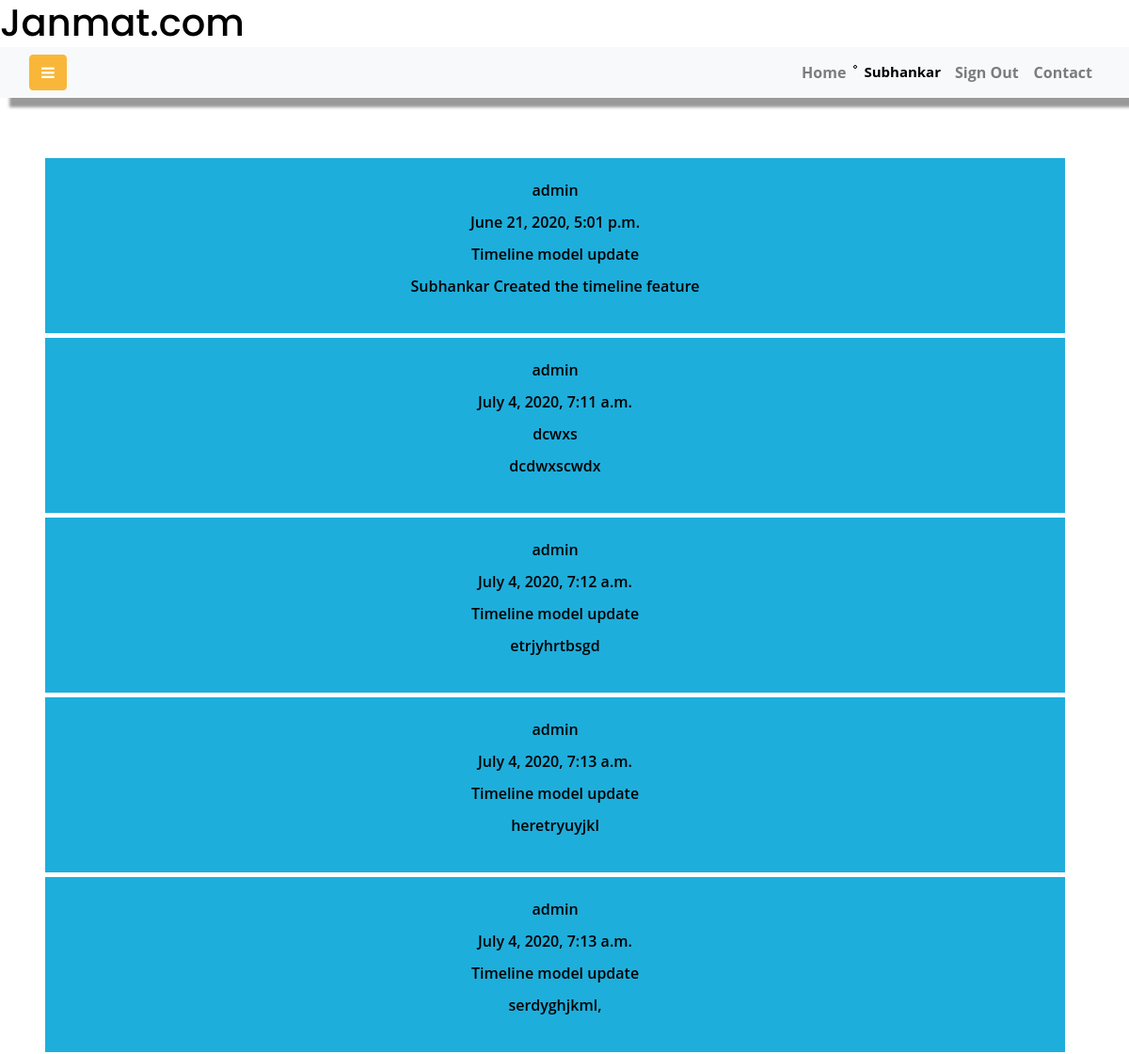
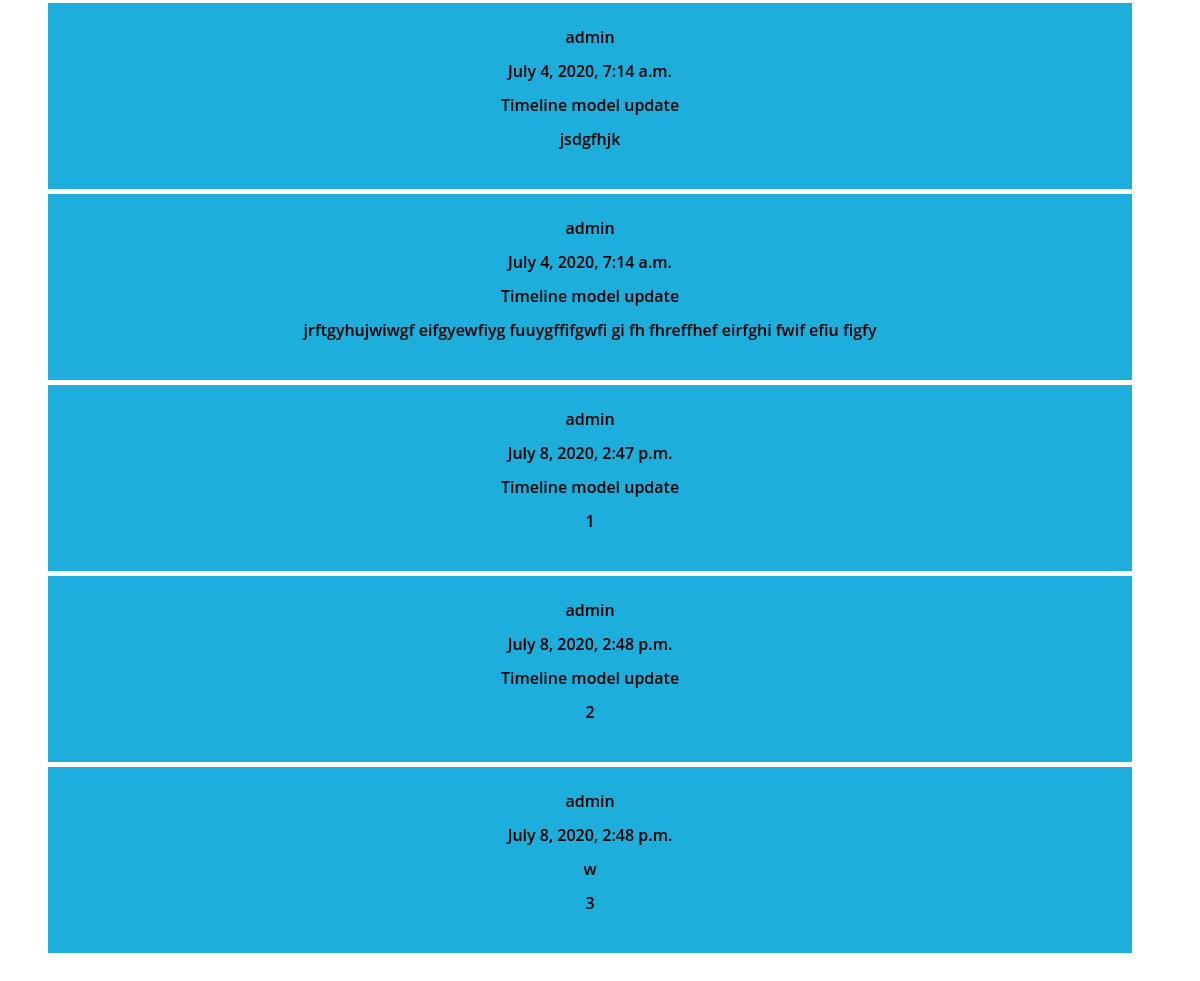
The app's page / (signed in) with its own data (2 pictures, top to bottom).
### jmat/models.py (models this page shows, shortened)
class Timeline(models.Model):
    user = models.ForeignKey(User, on_delete=models.CASCADE)
    date_time = models.DateTimeField(auto_now=True )  #This one works exact time of current
    news_header = models.CharField(max_length=500)
    news = models.TextField('Message Field')
    class Meta:
        db_table="Timeline"

### jmat/views.py (the view, shortened to what this page needs)
# urls.py: 2. Add a URL to urlpatterns:  path('', views.home, name='home')
def home(request):
    if request.method == 'GET':  # http://127.0.0.1:8000/
        context = chellenge_list_context(request)
        context.update(user_credential(request))
        return render(request, 'timeline.html', context=context)
    context = chellenge_list_context(request)
    context.update(user_credential(request))
    return render(request, 'timeline.html', context=context)

### jmat/views.py (called while the page is built)
def user_credential(request):
    if request.session.has_key('is_logged'):
        user = User.objects.get(username=request.session['username'])
        userProfile = UserProfile.objects.get(
            user=User.objects.get(username=user))
        firstName = user.first_name
        lastName = user.last_name
        profileImage = userProfile.profile_image
        if profileImage == "":
            profileImage = False
        user_context = {
            'user':   user,
            'userProfile':   userProfile,
            'firstName':   firstName,
            'lastName':   lastName,
            'profileImage':   profileImage
        }
        return user_context
    return {}

def chellenge_list_context(request):
    timeline = timelineOBJ(request)
    chellenge_list = Chellenge.objects.all()
    context = {
        'timeline': timeline,
        'chellenge_list':   chellenge_list,
    }
    return context

def timelineOBJ(request):
    timeline_obj = Timeline.objects.all()
    page = request.GET.get('page', 1)
    paginator = Paginator(timeline_obj, 10)
    try:
        timeline = paginator.page(page)
    except PageNotAnInteger:
        timeline = paginator.page(1)
    except EmptyPage:
        timeline = paginator.page(paginator.num_pages)
    return timeline

### jmat/templates/timeline.html (shortened to what this page needs)
{% extends 'base.html' %} {% load static %} {% block timeline %}
<div class="infinite-container" style="padding-left: 20px;">
  {% for content in timeline %}
  <div class="infinite-item">
    <p>{{ content.user }}</p>
    <p>{{ content.date_time }}</p>
    <p>{{ content.news_header }}</p>
    <p>{{ content.news }}</p>
  </div>
  {% endfor %}
</div>
 {% endblock %}

### jmat/templates/base.html (shortened to what this page needs)
<!DOCTYPE html>
{% load static %}
<html lang="en">
  <head>
    <link
      rel="stylesheet"
      href="https://stackpath.bootstrapcdn.com/font-awesome/4.7.0/css/font-awesome.min.css"
    />
    <link rel="stylesheet" href="{% static 'css/style.css' %}" />
    <link
      rel="stylesheet"
      href="https://stackpath.bootstrapcdn.com/bootstrap/4.5.0/css/bootstrap.min.css"
    />
    <link rel="stylesheet" href="{% static 'signIn/css/style.css' %}">
  </head>
  <body
    style="
        background: url('{% static 'img/bg1.jpg' %}');
      background-size: cover;
      background-repeat: no-repeat;
      background-attachment: fixed;
    "
  >
    <div class="wrapper d-flex align-items-stretch">
      <div class="fixed-top d-flex bg-white">
        <header><h1>Janmat.com</h1></header>
      </div>
      <div id="content" class="p-4 p-md-5" style="margin-top: 120px;">
        <nav
          class="navbar fixed-top navbar-expand-lg navbar-light bg-light"
          style="margin-top: 50px;"
        >
          <div class="container-fluid">
            <button type="button" id="sidebarCollapse" class="btn btn-primary">
              <i class="fa fa-bars"></i>
            </button>
            <div class="collapse navbar-collapse" id="navbarSupportedContent">
              <ul class="nav navbar-nav ml-auto">
                <li class="nav-item">
                  <a class="nav-link" href="/">Home</a>
                </li>
                {% if user.is_authenticated %}
              <li class="nav-item">
                {% if profileImage == "False" %}
                <img src="{% static 'img/pi.jpg' %}" alt="no pic" class="profile" data-toggle="modal"
                  data-target="#exampleModal" />
                {% else %}
                <img id="Myimg" src="{{profileImage.url}}" alt="" class="profile" data-toggle="modal"
                  data-target="#exampleModal" />
                {% endif %}
              </li>
                <li
                  class="nav-item"
                  style="
                    font-size: 15px;
                    padding: 7px;
                    font-weight: bold;
                    color: black;
                    text-align: center;
                  "
                >
                  {{firstName}}
                </li>
                <li class="nav-item">
                  <a class="nav-link" href="{% url 'signoutPage' %}"
                    >Sign Out</a
                  >
                </li>
                {% endif %}
                <li class="nav-item">
                  <a class="nav-link" data-toggle="modal" data-target="#contact" href="#">Contact</a>
                </li>
              </ul>
            </div>
          </div>
        </nav>
        {% block timeline %} {% endblock %} {% block vote %} {% endblock %}
      </div>
    </div>
  </body>
</html>

### jmat/static/signIn/css/style.css (style rules this page uses)
a { color: inherit; text-decoration: none; }

### jmat/templates/base.html (style rules this page uses)
.infinite-item, .loading { margin-bottom: 5px; background-color: #1eaedb; color: #fff; text-align: center; padding: 25px 0; }

### records on screen
Timeline: user "admin", date_time "June 21, 2020, 5:01 p.m.", news_header "Timeline model update", news "Subhankar Created the timeline feature"
Timeline: user "admin", date_time "July 4, 2020, 7:11 a.m.", news_header "dcwxs", news "dcdwxscwdx"
Timeline: user "admin", date_time "July 4, 2020, 7:12 a.m.", news_header "Timeline model update", news "etrjyhrtbsgd"
Timeline: user "admin", date_time "July 4, 2020, 7:13 a.m.", news_header "Timeline model update", news "heretryuyjkl"
Timeline: user "admin", date_time "July 4, 2020, 7:13 a.m.", news_header "Timeline model update", news "serdyghjkml,"
Timeline: user "admin", date_time "July 4, 2020, 7:14 a.m.", news_header "Timeline model update", news "jsdgfhjk"
Timeline: user "admin", date_time "July 4, 2020, 7:14 a.m.", news_header "Timeline model update", news "jrftgyhujwiwgf eifgyewfiyg fuuygffifgwfi gi fh fhreffhef eirfghi fwif efiu figfy"
Timeline: user "admin", date_time "July 8, 2020, 2:47 p.m.", news_header "Timeline model update", news "1"
Timeline: user "admin", date_time "July 8, 2020, 2:48 p.m.", news_header "Timeline model update", news "2"
Timeline: user "admin", date_time "July 8, 2020, 2:48 p.m.", news_header "w", news "3"

### other values on screen
{{ firstName }} "Subhankar"
